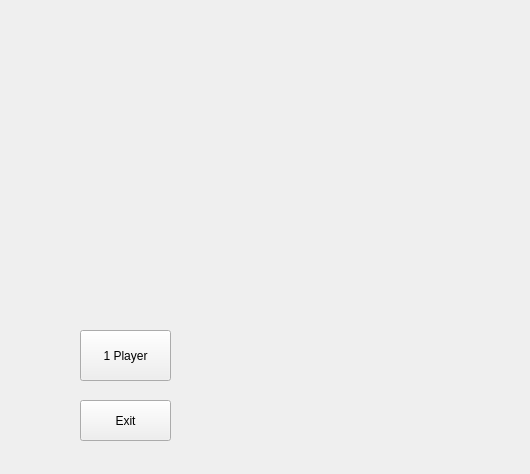
<?xml version="1.0" encoding="UTF-8"?>
<ui version="4.0">
 <class>uno</class>
 <widget class="QWidget" name="uno">
  <property name="geometry">
   <rect>
    <x>0</x>
    <y>0</y>
    <width>530</width>
    <height>474</height>
   </rect>
  </property>
  <property name="windowTitle">
   <string>uno</string>
  </property>
  <property name="styleSheet">
   <string notr="true">background-image: url(back.jpg);

</string>
  </property>
  <widget class="QPushButton" name="btnnewgame">
   <property name="enabled">
    <bool>true</bool>
   </property>
   <property name="geometry">
    <rect>
     <x>80</x>
     <y>330</y>
     <width>91</width>
     <height>51</height>
    </rect>
   </property>
   <property name="styleSheet">
    <string notr="true">background-image: url(1.jpg);
font: 75 italic 9pt &quot;Adobe Caslon Pro&quot;;
</string>
   </property>
   <property name="text">
    <string>1 Player</string>
   </property>
  </widget>
  <widget class="QPushButton" name="btnexit">
   <property name="geometry">
    <rect>
     <x>80</x>
     <y>400</y>
     <width>91</width>
     <height>41</height>
    </rect>
   </property>
   <property name="styleSheet">
    <string notr="true">background-image: url(1.jpg);
font: 75 italic 9pt &quot;Adobe Caslon Pro&quot;;

</string>
   </property>
   <property name="text">
    <string>Exit</string>
   </property>
  </widget>
 </widget>
 <resources/>
 <connections/>
</ui>
